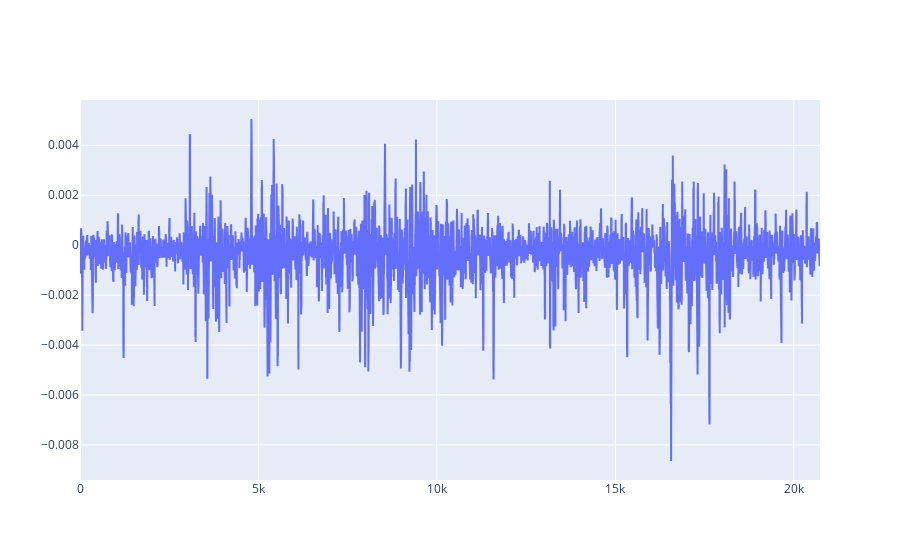

Notebook code cell kept with this figure:
### Code cell
# Plot predictions
go.Figure([go.Scatter(y=model_predictions['prediction'])]).show()

### Figure 1 — Plotly figure (JSON) as saved in the notebook; plotly's stock layout.template omitted (floating-point values rounded to 4 significant figures; data arrays with more than 128 entries replaced by an {"elided": "..."} marker saying what was removed)
{"data": [{"type": "scatter", "y": {"elided": "20736 float values"}}], "layout": {}}
